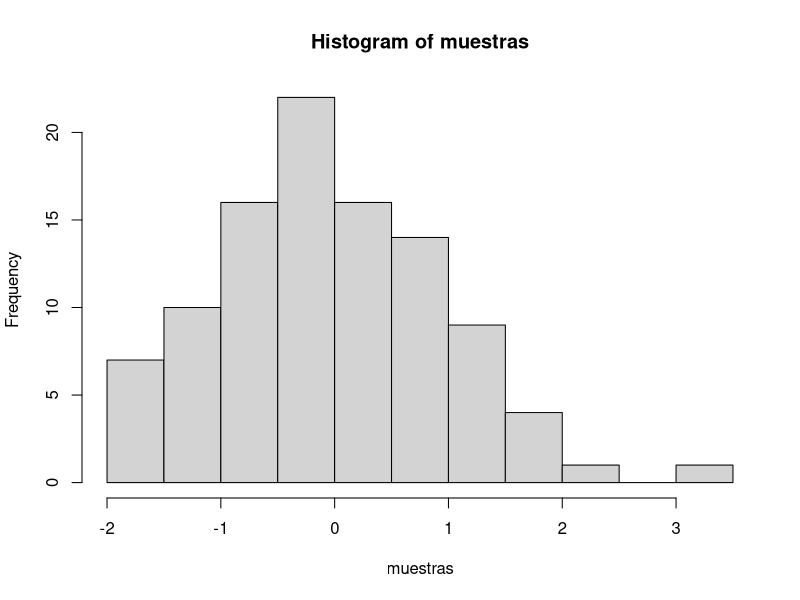

Write R code to recreate this figure.
## ---- chunk 1
knitr::opts_chunk$set(message=FALSE,warning=FALSE, cache=TRUE)
## ---- chunk 2
muestras <- rnorm(100, mean=0, sd=1)
hist(muestras)
